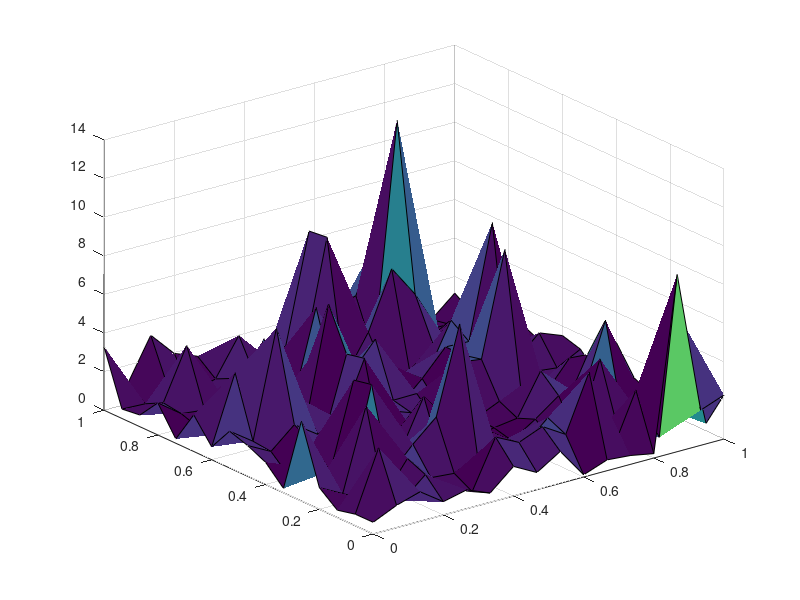

This figure's MATLAB source:
clear variables
clc

para.box.m=15;     % x grid points is 0 to para.box.m
para.box.n=15;     % y grid points is 0 to para.box.n
para.box.left=0;
para.box.right=1;
para.box.bottom=0;
para.box.top=1;
para.box.dx = (para.box.right-para.box.left)/para.box.m;
para.box.dy = (para.box.top-para.box.bottom)/para.box.n;
[x,y] = meshgrid(para.box.left:para.box.dx:para.box.right,para.box.bottom:para.box.dy:para.box.top);

 KK=randn(para.box.n+1, para.box.m+1);
    KK=exp(KK);
    figure(10)
    surf(x,y,KK);